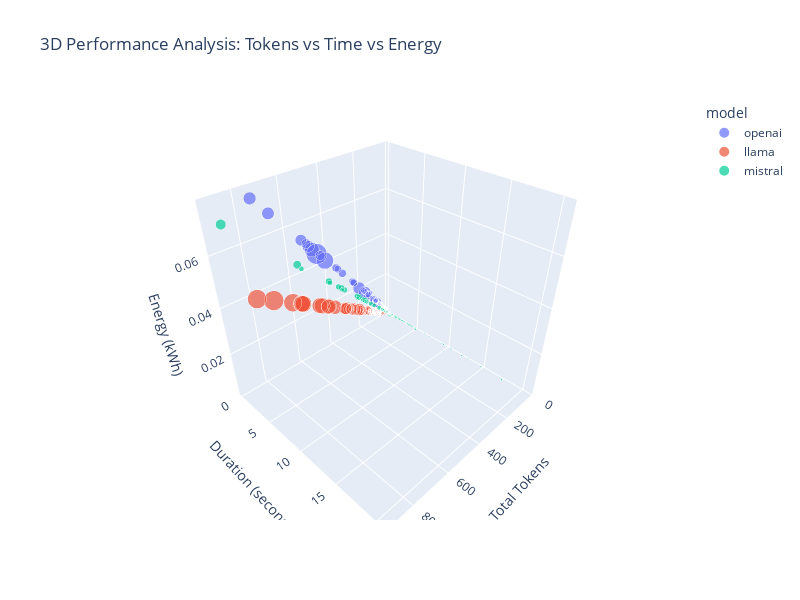
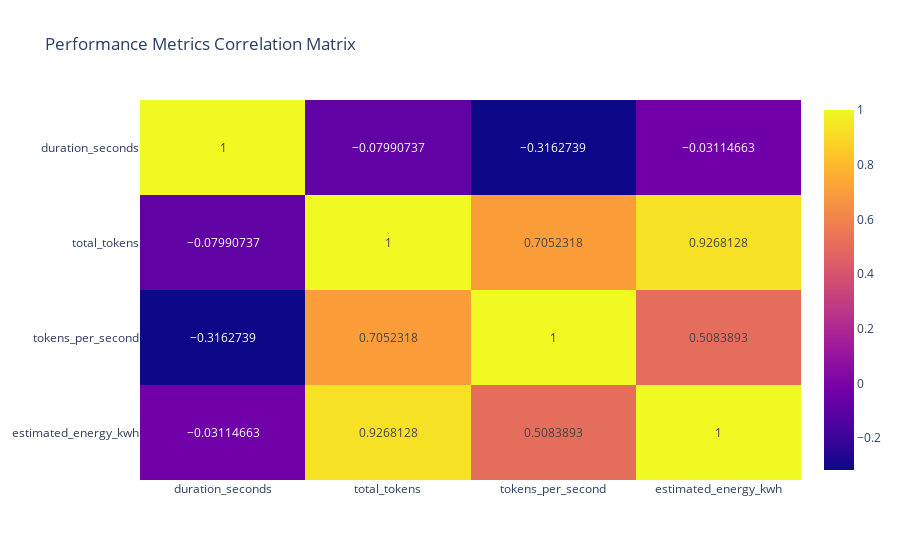

Notebook source saved alongside these figures, in order:
### Code cell
# Interactive 3D Visualization
if not df.empty:
    # Create interactive 3D scatter plot
    fig = px.scatter_3d(df, 
                        x='total_tokens', 
                        y='duration_seconds', 
                        z='estimated_energy_kwh',
                        color='model',
                        size='tokens_per_second',
                        hover_data=['prompt_id', 'tokens_per_second'],
                        title='3D Performance Analysis: Tokens vs Time vs Energy')
    
    fig.update_layout(
        scene=dict(
            xaxis_title='Total Tokens',
            yaxis_title='Duration (seconds)',
            zaxis_title='Energy (kWh)'
        ),
        width=800,
        height=600
    )
    
    fig.show()
    
    # Create correlation heatmap
    numeric_cols = ['duration_seconds', 'total_tokens', 'tokens_per_second', 'estimated_energy_kwh']
    correlation_matrix = df[numeric_cols].corr()
    
    fig2 = px.imshow(correlation_matrix, 
                    text_auto=True, 
                    aspect="auto",
                    title='Performance Metrics Correlation Matrix')
    fig2.show()
else:
    print("No data available for interactive plots.")
